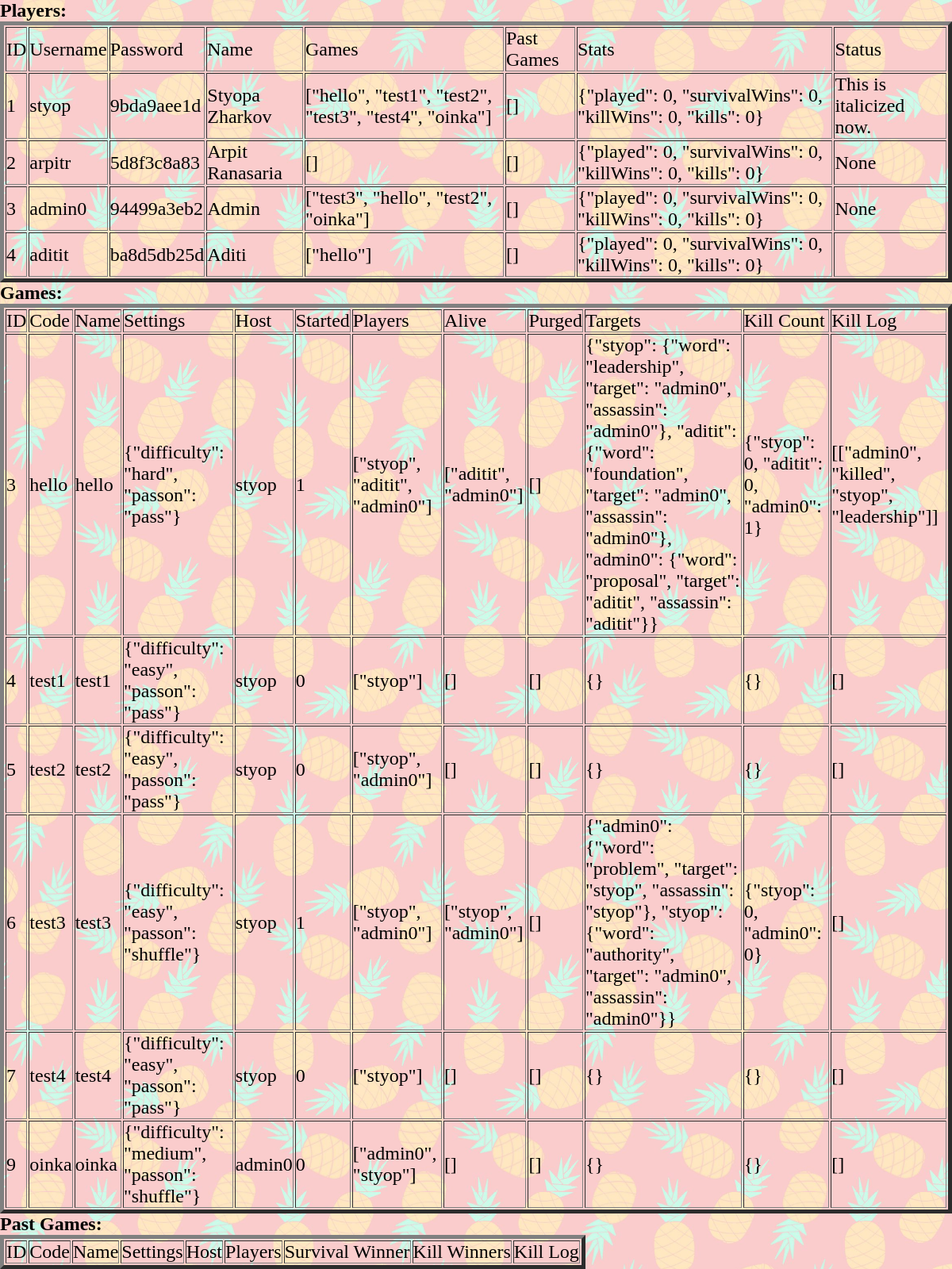
The page /debug/ on the database as committed earlier.
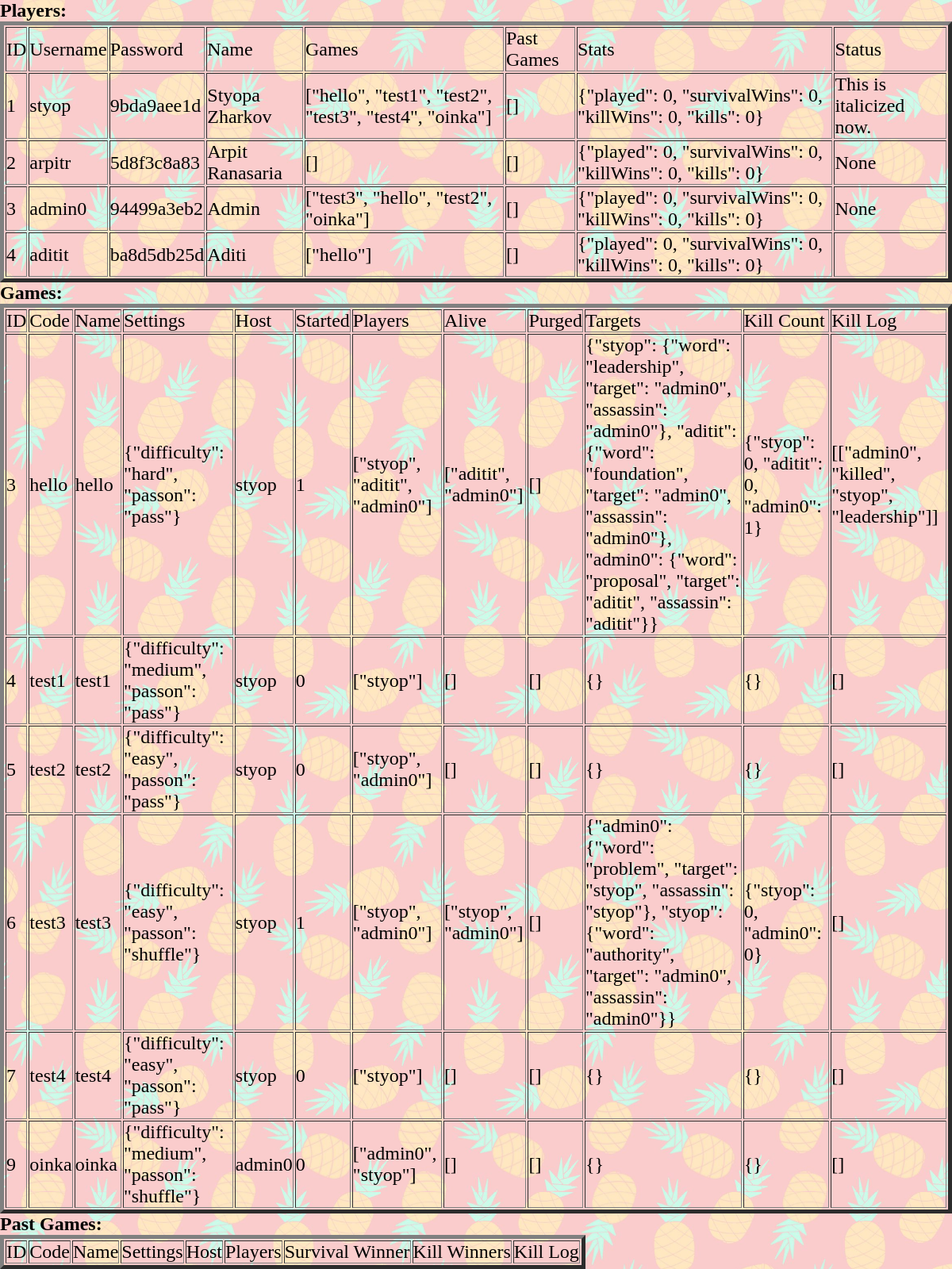
The same page on the database as committed later.
### tables this page shows
CREATE TABLE Players (     id INTEGER PRIMARY KEY AUTOINCREMENT,     user TEXT NOT NULL,     password TEXT NOT NULL,     name TEXT NOT NULL,     games TEXT NOT NULL,     pastGames TEXT NOT NULL,     stats TEXT NOT NULL,     status TEXT);

CREATE TABLE Games (     id INTEGER PRIMARY KEY AUTOINCREMENT,     code TEXT NOT NULL,     name TEXT NOT NULL,    settings TEXT NOT NULL,     host TEXT NOT NULL,     started BOOLEAN NOT NULL CHECK (started IN (0,1)),     players TEXT NOT NULL,     alive TEXT NOT NULL,     purged TEXT NOT NULL,     targets TEXT NOT NULL,     killCount TEXT NOT NULL,     killLog TEXT NOT NULL);

### app.py (the view)
@app.route('/debug/')
def debug():
    with sqlite3.connect("database.db") as con:
        con.row_factory = sqlite3.Row
        cur = con.cursor()
        cur.execute("SELECT * from Players")
        playerRows = cur.fetchall()   #rows of the Players table
        cur.execute("SELECT * from Games")
        gameRows = cur.fetchall()   #rows of the Games table
        cur.execute("SELECT * from pastGames")
        pastRows = cur.fetchall()   #rows of the pastGames table
    return render_template('debug.html', playerRows = playerRows, gameRows = gameRows, pastRows=pastRows)

### templates/debug.html (shortened to what this page needs)
<!DOCTYPE html>
<html lang="en">
<head>
    <link rel="stylesheet" href="{{ url_for('static', filename='css/main.css') }}">
    <link rel="stylesheet" href="{{ url_for('static', filename='css/debug.css') }}">
</head>
<body>
    <h2>Players:</h2>
    <table border=5>
        <thead>
        <td>ID</td>
        <td>Username</td>
        <td>Password</td>
        <td>Name</td>
        <td>Games</td>
        <td>Past Games</td>
        <td>Stats</td>
        <td>Status</td>
        </thead>
        {% for row in playerRows %}
        <tr>
        <td>{{row["id"]}}</td>
        <td>{{row["user"]}}</td>
        <td>{{row["password"][:10]}}</td>
        <td>{{row["name"]}}</td>
        <td>{{row["games"]}}</td>
        <td>{{row["pastGames"]}}</td>
        <td>{{row["stats"]}}</td>
        <td>{{row["status"]}}</td>
        </tr>
        {% endfor %}
        </table>
        <h2>Games:</h2>
        <table border=5>
            <thead>
            <td>ID</td>
            <td>Code</td>
            <td>Name</td>
            <td>Settings</td>
            <td>Host</td>
            <td>Started</td>
            <td>Players</td>
            <td>Alive</td>
            <td>Purged</td>
            <td>Targets</td>
            <td>Kill Count</td>
            <td>Kill Log</td>
            </thead>
            {% for row in gameRows %}
            <tr>
            <td>{{row["id"]}}</td>
            <td>{{row["code"]}}</td>
            <td>{{row["name"]}}</td>
            <td>{{row["settings"]}}</td>
            <td>{{row["host"]}}</td>
            <td>{{row["started"]}}</td>
            <td>{{row["players"]}}</td>
            <td>{{row["alive"]}}</td>
            <td>{{row["purged"]}}</td>
            <td>{{row["targets"]}}</td>
            <td>{{row["killCount"]}}</td>
            <td>{{row["killLog"]}}</td>
            </tr>
            {% endfor %}
            </table>
            <h2>Past Games:</h2>
            <table border=5>
                <thead>
                <td>ID</td>
                <td>Code</td>
                <td>Name</td>
                <td>Settings</td>
                <td>Host</td>
                <td>Players</td>
                <td>Survival Winner</td>
                <td>Kill Winners</td>
                <td>Kill Log</td>
                </thead>
                </table>
</body>
</html>

### static/css/main.css (style rules this page uses)
* { margin: 0; padding: 0; font-family: 'Times New Roman', Times, serif; font-size: x-large; }
body { background-image: url(/static/img/backgrounds/pastelLight.jpg); background-size: 80%; }
@media screen and (min-width:800px) { body { background-size: 40%; } }

Rows that differ between the two databases and show on the page:
changed Games "test1": settings "{\"difficulty\": \"easy\", \"passon\": \"pass\"}" → "{\"difficulty\": \"medium\", \"passon\": \"pass\"}"
